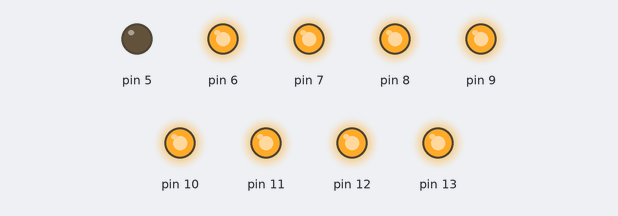
Bench run of a sketch on a simulated Arduino Uno, built with avr-gcc and run on an emulated ATmega328P. Shown: output pins drawn as LEDs (lit = HIGH).

Above: at 0.05 s.
At 0.55 s:
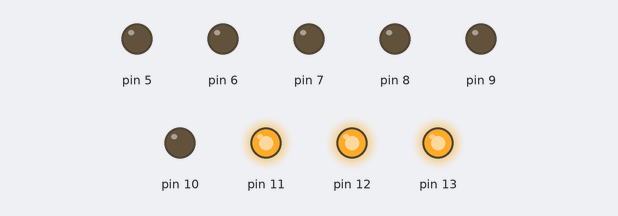
At 1.05 s:
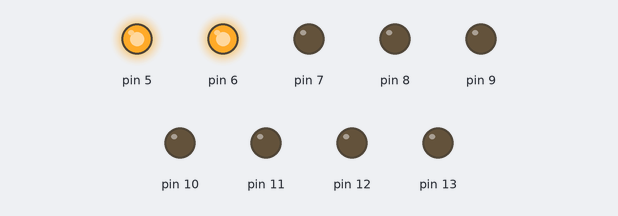
At 2.05 s:
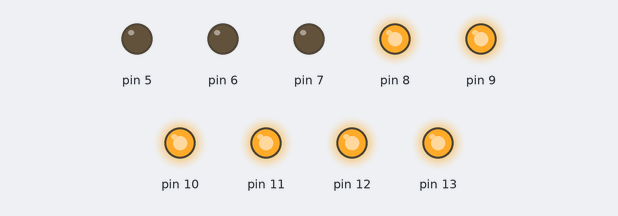
At 3.05 s:
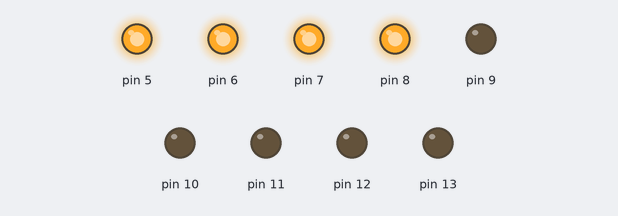
At 4.05 s:
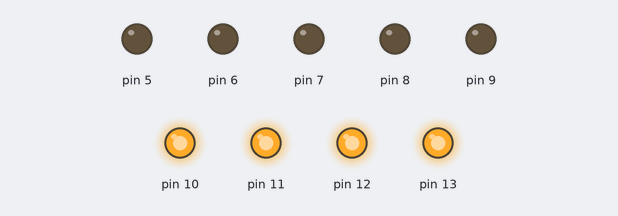
Timing chart, 0 to 4.3 s (numbered marks = the images above):
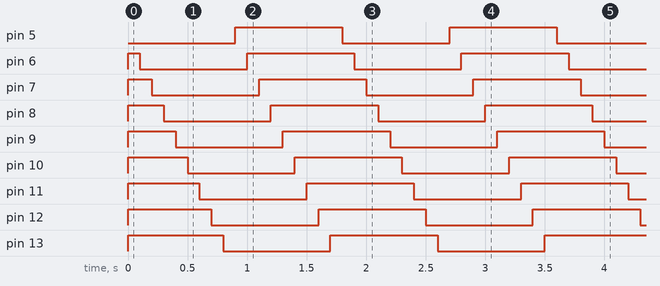

The sketch:

210129.ino
```cpp
void setup() {
    pinMode(13,OUTPUT);
    pinMode(12,OUTPUT);
    pinMode(11,OUTPUT);
    pinMode(10,OUTPUT);
    pinMode(9,OUTPUT);
    pinMode(8,OUTPUT);
    pinMode(7,OUTPUT);
    pinMode(6,OUTPUT);
    pinMode(5,OUTPUT);

}
void retard(){
  digitalWrite(5,HIGH);
  delay(100);
  digitalWrite(6,HIGH);
  delay(100);
  digitalWrite(7,HIGH);
  delay(100);
  digitalWrite(8,HIGH);
  delay(100);
  digitalWrite(9,HIGH);
  delay(100);
  digitalWrite(10,HIGH);
  delay(100);
  digitalWrite(11,HIGH);
  delay(100);
  digitalWrite(12,HIGH);
  delay(100);
  digitalWrite(13,HIGH);
  delay(100);


}
void horny(){
  digitalWrite(5,LOW);
  delay(100);
  digitalWrite(6,LOW);
  delay(100);
  digitalWrite(7,LOW);
  delay(100);
  digitalWrite(8,LOW);
  delay(100);
  digitalWrite(9,LOW);
  delay(100);
  digitalWrite(10,LOW);
  delay(100);
  digitalWrite(11,LOW);
  delay(100);
  digitalWrite(12,LOW);
  delay(100);
  digitalWrite(13,LOW);
  delay(100);
}
void reset(){
  digitalWrite(10,HIGH);
  digitalWrite(11,HIGH);
  digitalWrite(12,HIGH);
  digitalWrite(9,HIGH);
  digitalWrite(8,HIGH);
  digitalWrite(7,HIGH);
  digitalWrite(6,HIGH);
  digitalWrite(5,HIGH);
  digitalWrite(13,HIGH);
}
void loop() {
  reset();
  horny();
  retard();
}
```

Measured:
- by itself, pin 5, pin 13: alternates HIGH for 0.90 s and LOW for 0.90 s
- by itself, pin 6–12: repeats every 1.8 s: LOW 0.90 s, HIGH 0.90 s
- by itself, everything shown: repeats every 1.8 s, in 18 steps
